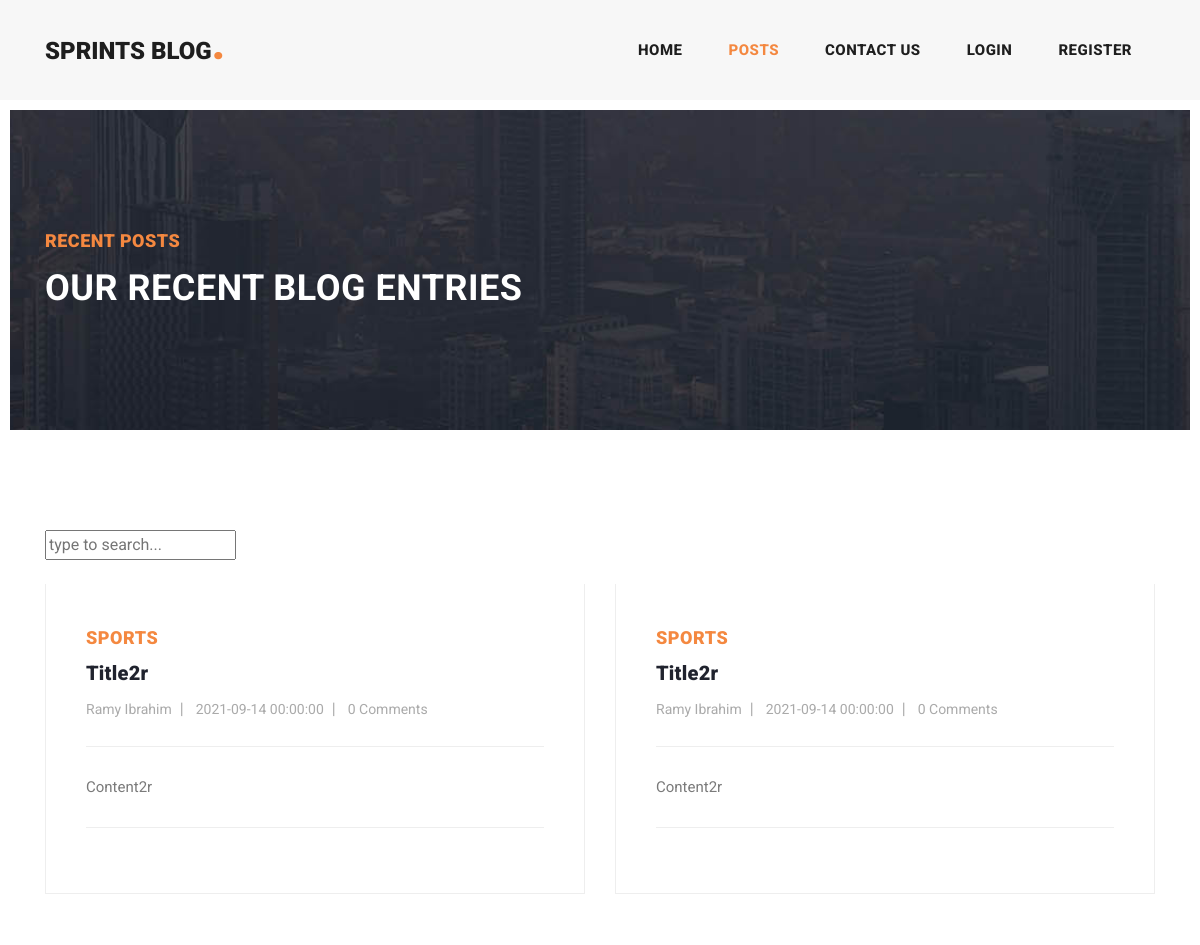
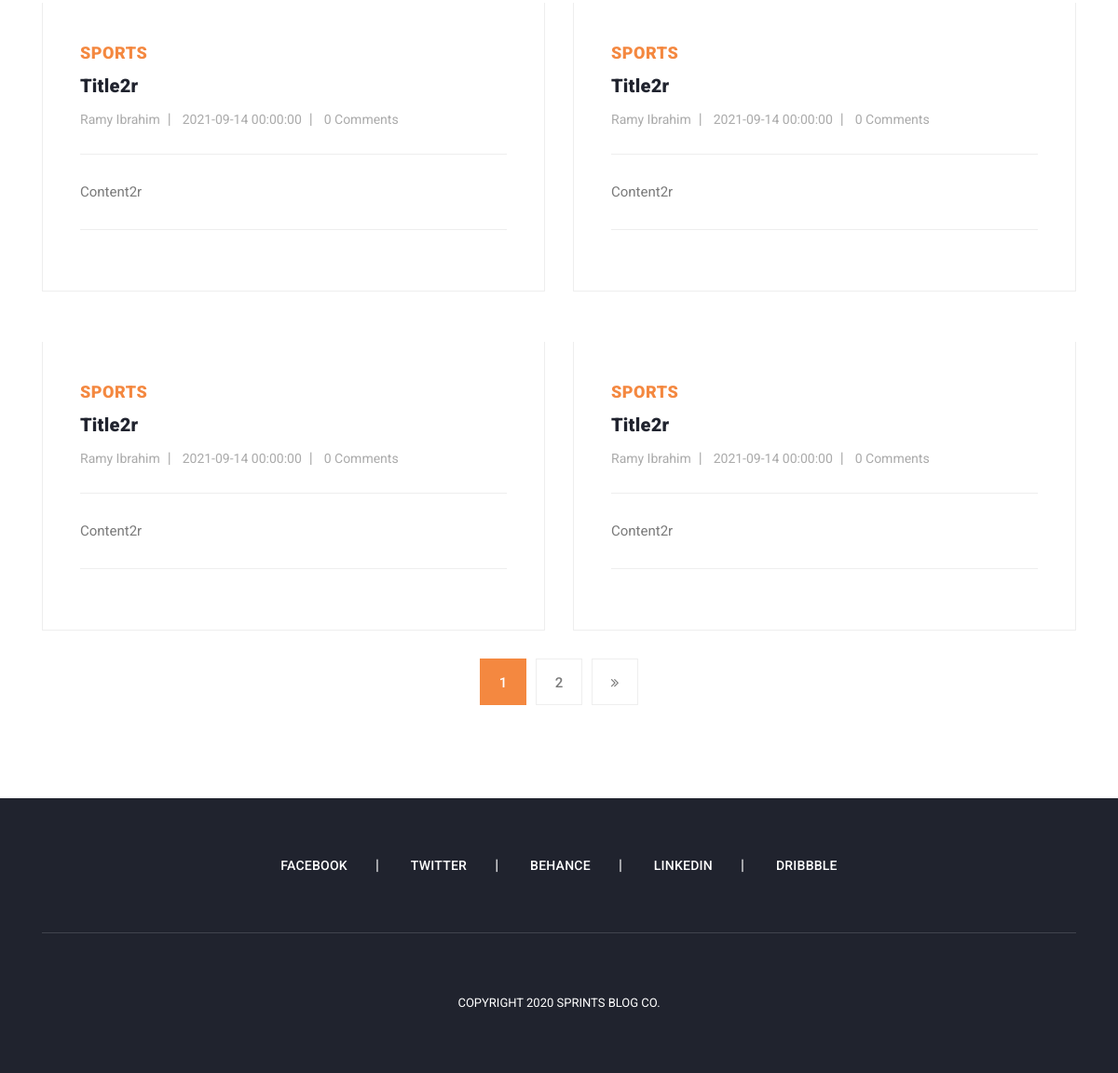
/posts.php, run on the app's committed database (2 pictures, top to bottom).
### tables this page shows
CREATE TABLE `posts` (
  `id` bigint(20) UNSIGNED NOT NULL,
  `title` varchar(1000) NOT NULL,
  `content` longtext NOT NULL,
  `image` varchar(1000) NOT NULL,
  `publish_date` datetime NOT NULL,
  `created_at` datetime NOT NULL DEFAULT current_timestamp(),
  `updated_at` datetime DEFAULT NULL,
  `category_id` bigint(20) UNSIGNED NOT NULL,
  `user_id` bigint(20) UNSIGNED NOT NULL
);

CREATE TABLE `categories` (
  `id` bigint(20) UNSIGNED NOT NULL,
  `name` varchar(50) NOT NULL
);

CREATE TABLE `users` (
  `id` bigint(20) UNSIGNED NOT NULL,
  `name` varchar(500) NOT NULL,
  `username` varchar(255) NOT NULL,
  `password` varchar(255) NOT NULL,
  `email` varchar(255) NOT NULL,
  `phone` varchar(50) DEFAULT NULL,
  `type` tinyint(4) NOT NULL DEFAULT 0,
  `active` tinyint(1) NOT NULL DEFAULT 1
);

### logic/posts.php (called while the page is built, shortened)
<?php
require_once(BASE_PATH . '/dal/basic_dal.php');
function getPosts(
    $page_size,
    $page = 1,
    $category_id = null,
    $tag_id = null,
    $user_id = null,
    $q = null,
    $order_field = "publish_date",
    $order_by = "desc",
    $like_by_user_id = null
) {
    $offset = ($page - 1) * $page_size;
    $sql = "SELECT p.*,c.name AS category_name,u.name AS user_name FROM posts p
    INNER JOIN categories c ON c.id=p.category_id
    INNER JOIN users u ON u.id=p.user_id
    WHERE 1=1";
    $types = '';
    $vals = [];
    $sql = addWhereConditions($sql, $category_id, $tag_id, $user_id, $q, $types, $vals);
    $sql .= " ORDER BY $order_field $order_by limit $offset,$page_size";
    $posts =  getRows($sql, $types, $vals);
    for ($i = 0; $i < count($posts); $i++) {
        $posts[$i]['comments'] = getPostCommentsCount($posts[$i]['id']);
        $posts[$i]['tags'] = getPostTags($posts[$i]['id']);
        $posts[$i]['like_scount'] = getLikesCount($posts[$i]['id']);
        if ($like_by_user_id) {
            $posts[$i]['liked_by_me'] = getIfLikedByMe($posts[$i]['id'], $like_by_user_id);
        } else
            $posts[$i]['liked_by_me'] = false;
    }
    return $posts;
}
function getPostsCount($category_id = null, $tag_id = null, $user_id = null, $q = null)
{
    $sql = "SELECT count(0) as cnt FROM posts p
    INNER JOIN categories c ON c.id=p.category_id
    INNER JOIN users u ON u.id=p.user_id
    WHERE 1=1";
    $types = '';
    $vals = [];
    $sql = addWhereConditions($sql, $category_id, $tag_id, $user_id, $q, $types, $vals);
    return  getRow($sql, $types, $vals)['cnt'];
}
function addWhereConditions($sql, $category_id = null, $tag_id = null, $user_id = null, $q = null, &$types, &$vals)
{
    return $sql;
}
function getPostCommentsCount($postId)
{
    $sql = "SELECT COUNT(0) as cnt FROM comments WHERE post_id=$postId";
    $result = getRow($sql);
    return $result['cnt'];
}
function getLikesCount($postId)
{
    $sql = "SELECT COUNT(0) as cnt FROM likes WHERE post_id=$postId";
    $result = getRow($sql);
    return $result['cnt'];
}
function getPostTags($postId)
{
    $sql = "SELECT t.id,t.name FROM post_tags pt
    INNER JOIN tags t ON t.id=pt.tag_id
    WHERE post_id=$postId";
    return getRows($sql);
}

### dal/basic_dal.php (called while the page is built, shortened)
<?php
function getConnection()
{
    $conn = mysqli_connect('localhost', 'root', '', 'blog');
    mysqli_query($conn, "SET CHARACTER SET utf-8");
    return $conn;
}
function getRows($sql, $types = null, $vals = null)
{
    $results = [];
    $conn = getConnection();
    if ($conn) {
        if ($types && $vals) {
            $stmt = mysqli_prepare($conn, $sql);
            mysqli_stmt_bind_param($stmt, $types, ...$vals);
            mysqli_stmt_execute($stmt);
            $query = mysqli_stmt_get_result($stmt);
            mysqli_stmt_close($stmt);
        } else {
            $query = mysqli_query($conn, $sql);
        }
        while (($row = mysqli_fetch_assoc($query)) != null) {
            array_push($results, $row);
        }
    }
    return $results;
}
function getRow($sql, $types = null, $vals = null)
{
    $results = getRows($sql, $types, $vals);
    if (count($results) > 0)
        return $results[0];
    return null;
}

### posts.php (the view, shortened to what this page needs)
<?php
require_once(BASE_PATH . '/logic/posts.php');
$category_id = isset($_REQUEST['category_id']) ? $_REQUEST['category_id'] : null;
$tag_id = isset($_REQUEST['tag_id']) ? $_REQUEST['tag_id'] : null;
$q = isset($_REQUEST['q']) ? $_REQUEST['q'] : null;
$page = isset($_REQUEST['page']) ? $_REQUEST['page'] : 1;
$page_size = 6;
$posts = getPosts($page_size, $page, $category_id, $tag_id, null, $q);
$posts_count  = getPostsCount($category_id, $tag_id, null, $q);
$page_count = ceil($posts_count / $page_size);
function getUrl($p,$category_id,$tag_id,$q)
{
    $url = BASE_URL . "/posts.php?page=$p";
    return $url;
}
?>
<?php require_once('layout/header.php'); ?>
<div class="heading-page header-text">
    <section class="page-heading">
        <div class="container">
            <div class="row">
                <div class="col-lg-12">
                    <div class="text-content">
                        <h4>Recent Posts</h4>
                        <h2>Our Recent Blog Entries</h2>
                    </div>
                </div>
            </div>
        </div>
    </section>
</div>
<section class="blog-posts">
    <div class="container">
        <div class="row">
            <div class="col-lg-12">
                <div class="sidebar-item search">
                    <form id="search_form" name="gs" method="GET" action="<?= BASE_URL . '/posts.php' ?>">
                        <input type="text" value="<?= isset($_REQUEST['q']) ? $_REQUEST['q'] : '' ?>" name="q" class="searchText" placeholder="type to search..." autocomplete="on">
                    </form>
                </div>
            </div>
        </div>
        <div class="row">
            <div class="col-lg-12">
                <div class="all-blog-posts">
                    <div class="row">
                        <?php
                        foreach ($posts as $post) {
                        ?>
                            <div class="col-lg-6">
                                <div class="blog-post">
                                    <div class="blog-thumb">
                                    </div>
                                    <div class="down-content">
                                        <span><?= $post['category_name'] ?></span>
                                        <a href="<?= BASE_URL . '/post-details.php?id=' . $post['id'] ?>">
                                            <h4><?= $post['title'] ?></h4>
                                        </a>
                                        <ul class="post-info">
                                            <li><a href="#"><?= $post['user_name'] ?></a></li>
                                            <li><a href="#"><?= $post['publish_date'] ?></a></li>
                                            <li><a href="#"><?= $post['comments'] ?> Comments</a></li>
                                        </ul>
                                        <p><?= $post['content'] ?></p>
                                    </div>
                                </div>
                            </div>
                        <?php
                        }
                        ?>
                    </div>
                    <div class="col-lg-12">
                        <ul class="page-numbers">
                            <?php
                            $nxtUrl = getUrl($page + 1,$category_id,$tag_id,$q);
                            for ($i = 1; $i <= $page_count; $i++) {
                                $url = getUrl($i,$category_id,$tag_id,$q);
                                echo "<li class=" . ($i == $page ? "active" : "") . "><a href='{$url}'>{$i}</a></li>";
                            }
                            if ($page < $page_count) echo "<li><a href='{$nxtUrl}'><i class='fa fa-angle-double-right'></i></a></li>";
                            ?>
                        </ul>
                    </div>
                </div>
            </div>
        </div>
    </div>
</section>
<?php require_once('layout/footer.php') ?>

### assets/css/templatemo-stand-blog.css (style rules this page uses)
body { font-family: 'Roboto', sans-serif; overflow-x: hidden; text-rendering: optimizeLegibility; -webkit-font-smoothing: antialiased; -moz-osx-font-smoothing: grayscale; }
p { margin-bottom: 0px; font-size: 15px; font-weight: 400; color: #7a7a7a; line-height: 30px; }
a { text-decoration: none!important; }
ul { padding: 0; margin: 0; list-style: none; }
h1, h2, h3, h4, h5, h6 { margin: 0px; }
.heading-page { padding-top: 110px; }
.page-heading { margin: 0px 10px; padding: 120px 0px; text-align: left; background-position: center center; background-repeat: no-repeat; background-size: cover; background-image: url(../images/heading-bg.jpg); }
.page-heading .text-content h4 { color: #f48840; font-size: 18px; text-transform: uppercase; font-weight: 900; letter-spacing: 0.5px; margin-bottom: 15px; }
.page-heading .text-content h2 { color: #fff; font-size: 36px; font-weight: 700; text-transform: uppercase; letter-spacing: 0.5px; }
.blog-posts { margin-top: 100px; }
.blog-posts .blog-post { margin-bottom: 30px; }
.blog-posts .down-content { padding: 40px; border-right: 1px solid #eee; border-left: 1px solid #eee; border-bottom: 1px solid #eee; }
.blog-posts .down-content span { font-size: 18px; text-transform: uppercase; letter-spacing: 0.5px; font-weight: 900; color: #f48840; }
.blog-posts .down-content h4 { font-size: 24px; text-transform: capitalize; letter-spacing: 0.5px; font-weight: 900; color: #20232e; margin: 10px 0px 12px 0px; }
.blog-posts .down-content ul.post-info li { display: inline-block; margin-right: 8px; }
.blog-posts .down-content ul.post-info li:after { content: '|'; color: #aaa; margin-left: 8px; }
.blog-posts .down-content h4 { font-size: 20px; letter-spacing: 0.25px; }
.blog-posts .down-content ul.post-info li:last-child::after { display: none; }
.blog-posts .down-content ul.post-info li a { font-size: 14px; color: #aaa; font-weight: 400; transition: all .3s; }
.blog-posts .down-content p { padding: 25px 0px; margin: 25px 0px; border-top: 1px solid #eee; border-bottom: 1px solid #eee; }
ul.page-numbers { text-align: center; }
ul.page-numbers li { display: inline-block; margin: 0px 5px; }
ul.page-numbers li a { width: 50px; height: 50px; display: inline-block; text-align: center; line-height: 50px; font-size: 15px; color: #7a7a7a; border: 1px solid #eee; font-weight: 500; transition: all 0.3s; }
ul.page-numbers li.active a { background-color: #f48840; border-color: #f48840; color: #fff; }

### data on the page
posts: category.name "SPORTS", title "Title2r", user.name "Ramy Ibrahim", publish_date "2021-09-14 00:00:00", comments "0", content "Content2r"
posts: category.name "SPORTS", title "Title2r", user.name "Ramy Ibrahim", publish_date "2021-09-14 00:00:00", comments "0", content "Content2r"
posts: category.name "SPORTS", title "Title2r", user.name "Ramy Ibrahim", publish_date "2021-09-14 00:00:00", comments "0", content "Content2r"
posts: category.name "SPORTS", title "Title2r", user.name "Ramy Ibrahim", publish_date "2021-09-14 00:00:00", comments "0", content "Content2r"
posts: category.name "SPORTS", title "Title2r", user.name "Ramy Ibrahim", publish_date "2021-09-14 00:00:00", comments "0", content "Content2r"
posts: category.name "SPORTS", title "Title2r", user.name "Ramy Ibrahim", publish_date "2021-09-14 00:00:00", comments "0", content "Content2r"
